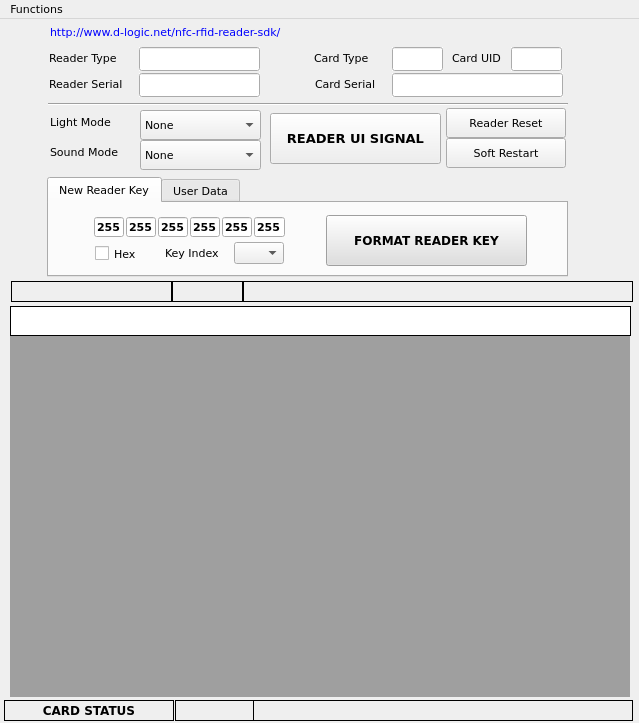
<?xml version="1.0" encoding="UTF-8"?>
<ui version="4.0">
 <class>MainWindow</class>
 <widget class="QMainWindow" name="MainWindow">
  <property name="geometry">
   <rect>
    <x>0</x>
    <y>0</y>
    <width>639</width>
    <height>723</height>
   </rect>
  </property>
  <property name="font">
   <font>
    <family>Verdana</family>
    <pointsize>8</pointsize>
   </font>
  </property>
  <property name="windowTitle">
   <string>uFr Coder Advanced</string>
  </property>
  <property name="autoFillBackground">
   <bool>false</bool>
  </property>
  <property name="tabShape">
   <enum>QTabWidget::Rounded</enum>
  </property>
  <widget class="QWidget" name="centralwidget">
   <widget class="QLabel" name="lblReaderType">
    <property name="geometry">
     <rect>
      <x>49</x>
      <y>31</y>
      <width>80</width>
      <height>16</height>
     </rect>
    </property>
    <property name="text">
     <string>Reader Type</string>
    </property>
   </widget>
   <widget class="QLineEdit" name="txtReaderType">
    <property name="geometry">
     <rect>
      <x>139</x>
      <y>28</y>
      <width>121</width>
      <height>24</height>
     </rect>
    </property>
    <property name="font">
     <font>
      <pointsize>9</pointsize>
      <weight>75</weight>
      <bold>true</bold>
     </font>
    </property>
    <property name="autoFillBackground">
     <bool>true</bool>
    </property>
    <property name="frame">
     <bool>true</bool>
    </property>
    <property name="alignment">
     <set>Qt::AlignCenter</set>
    </property>
    <property name="readOnly">
     <bool>true</bool>
    </property>
   </widget>
   <widget class="QLineEdit" name="txtReaderSerial">
    <property name="geometry">
     <rect>
      <x>139</x>
      <y>54</y>
      <width>121</width>
      <height>24</height>
     </rect>
    </property>
    <property name="font">
     <font>
      <pointsize>9</pointsize>
      <weight>75</weight>
      <bold>true</bold>
     </font>
    </property>
    <property name="autoFillBackground">
     <bool>true</bool>
    </property>
    <property name="alignment">
     <set>Qt::AlignCenter</set>
    </property>
    <property name="readOnly">
     <bool>true</bool>
    </property>
   </widget>
   <widget class="QLabel" name="lblReaderSerial">
    <property name="geometry">
     <rect>
      <x>49</x>
      <y>57</y>
      <width>81</width>
      <height>16</height>
     </rect>
    </property>
    <property name="text">
     <string>Reader Serial</string>
    </property>
   </widget>
   <widget class="QLineEdit" name="txtCardSerial">
    <property name="geometry">
     <rect>
      <x>392</x>
      <y>54</y>
      <width>171</width>
      <height>24</height>
     </rect>
    </property>
    <property name="font">
     <font>
      <pointsize>9</pointsize>
      <weight>75</weight>
      <bold>true</bold>
     </font>
    </property>
    <property name="autoFillBackground">
     <bool>true</bool>
    </property>
    <property name="alignment">
     <set>Qt::AlignCenter</set>
    </property>
    <property name="readOnly">
     <bool>true</bool>
    </property>
   </widget>
   <widget class="QLineEdit" name="txtCardType">
    <property name="geometry">
     <rect>
      <x>392</x>
      <y>28</y>
      <width>51</width>
      <height>24</height>
     </rect>
    </property>
    <property name="font">
     <font>
      <pointsize>9</pointsize>
      <weight>75</weight>
      <bold>true</bold>
     </font>
    </property>
    <property name="autoFillBackground">
     <bool>true</bool>
    </property>
    <property name="alignment">
     <set>Qt::AlignCenter</set>
    </property>
    <property name="readOnly">
     <bool>true</bool>
    </property>
   </widget>
   <widget class="QLabel" name="lblCardType">
    <property name="geometry">
     <rect>
      <x>314</x>
      <y>31</y>
      <width>71</width>
      <height>16</height>
     </rect>
    </property>
    <property name="text">
     <string>Card Type</string>
    </property>
   </widget>
   <widget class="QLabel" name="lblCardSerial">
    <property name="geometry">
     <rect>
      <x>315</x>
      <y>57</y>
      <width>81</width>
      <height>16</height>
     </rect>
    </property>
    <property name="text">
     <string>Card Serial</string>
    </property>
   </widget>
   <widget class="QLabel" name="lblCardUID">
    <property name="geometry">
     <rect>
      <x>452</x>
      <y>31</y>
      <width>61</width>
      <height>16</height>
     </rect>
    </property>
    <property name="text">
     <string>Card UID</string>
    </property>
   </widget>
   <widget class="QLineEdit" name="txtUIDSize">
    <property name="geometry">
     <rect>
      <x>511</x>
      <y>28</y>
      <width>51</width>
      <height>24</height>
     </rect>
    </property>
    <property name="font">
     <font>
      <pointsize>9</pointsize>
      <weight>75</weight>
      <bold>true</bold>
     </font>
    </property>
    <property name="autoFillBackground">
     <bool>true</bool>
    </property>
    <property name="alignment">
     <set>Qt::AlignCenter</set>
    </property>
    <property name="readOnly">
     <bool>true</bool>
    </property>
   </widget>
   <widget class="QLabel" name="lblLightMode">
    <property name="geometry">
     <rect>
      <x>50</x>
      <y>95</y>
      <width>80</width>
      <height>16</height>
     </rect>
    </property>
    <property name="text">
     <string>Light Mode</string>
    </property>
   </widget>
   <widget class="Line" name="line">
    <property name="geometry">
     <rect>
      <x>48</x>
      <y>77</y>
      <width>520</width>
      <height>16</height>
     </rect>
    </property>
    <property name="orientation">
     <enum>Qt::Horizontal</enum>
    </property>
   </widget>
   <widget class="QComboBox" name="cboLightMode">
    <property name="geometry">
     <rect>
      <x>140</x>
      <y>91</y>
      <width>121</width>
      <height>30</height>
     </rect>
    </property>
    <item>
     <property name="text">
      <string>None</string>
     </property>
    </item>
    <item>
     <property name="text">
      <string>Long Green</string>
     </property>
    </item>
    <item>
     <property name="text">
      <string>Long Red</string>
     </property>
    </item>
    <item>
     <property name="text">
      <string>Alternation</string>
     </property>
    </item>
    <item>
     <property name="text">
      <string>Flash</string>
     </property>
    </item>
   </widget>
   <widget class="QLabel" name="lblSoundMode">
    <property name="geometry">
     <rect>
      <x>50</x>
      <y>125</y>
      <width>80</width>
      <height>16</height>
     </rect>
    </property>
    <property name="text">
     <string>Sound Mode</string>
    </property>
   </widget>
   <widget class="QComboBox" name="cboSoundMode">
    <property name="geometry">
     <rect>
      <x>140</x>
      <y>121</y>
      <width>121</width>
      <height>30</height>
     </rect>
    </property>
    <item>
     <property name="text">
      <string>None</string>
     </property>
    </item>
    <item>
     <property name="text">
      <string>Short</string>
     </property>
    </item>
    <item>
     <property name="text">
      <string>Long</string>
     </property>
    </item>
    <item>
     <property name="text">
      <string>Double Short</string>
     </property>
    </item>
    <item>
     <property name="text">
      <string>Tripple Short</string>
     </property>
    </item>
    <item>
     <property name="text">
      <string>Tripplet Melody</string>
     </property>
    </item>
   </widget>
   <widget class="QPushButton" name="btnReaderUISignal">
    <property name="geometry">
     <rect>
      <x>270</x>
      <y>94</y>
      <width>171</width>
      <height>51</height>
     </rect>
    </property>
    <property name="font">
     <font>
      <family>Verdana</family>
      <pointsize>10</pointsize>
      <weight>75</weight>
      <bold>true</bold>
     </font>
    </property>
    <property name="text">
     <string>READER UI SIGNAL</string>
    </property>
   </widget>
   <widget class="QPushButton" name="btnReaderReset">
    <property name="geometry">
     <rect>
      <x>446</x>
      <y>89</y>
      <width>120</width>
      <height>30</height>
     </rect>
    </property>
    <property name="text">
     <string>Reader Reset</string>
    </property>
   </widget>
   <widget class="QPushButton" name="btnSoftRestart">
    <property name="geometry">
     <rect>
      <x>446</x>
      <y>119</y>
      <width>120</width>
      <height>30</height>
     </rect>
    </property>
    <property name="text">
     <string>Soft Restart</string>
    </property>
   </widget>
   <widget class="QTabWidget" name="tabUserDataRKey">
    <property name="geometry">
     <rect>
      <x>47</x>
      <y>158</y>
      <width>521</width>
      <height>100</height>
     </rect>
    </property>
    <property name="font">
     <font>
      <family>Verdana</family>
      <pointsize>8</pointsize>
     </font>
    </property>
    <property name="autoFillBackground">
     <bool>false</bool>
    </property>
    <property name="currentIndex">
     <number>0</number>
    </property>
    <widget class="QWidget" name="tbReaderKey">
     <attribute name="title">
      <string>New Reader Key</string>
     </attribute>
     <widget class="QCheckBox" name="chkHexReaderKey">
      <property name="geometry">
       <rect>
        <x>46</x>
        <y>42</y>
        <width>70</width>
        <height>17</height>
       </rect>
      </property>
      <property name="font">
       <font>
        <family>Verdana</family>
        <pointsize>8</pointsize>
       </font>
      </property>
      <property name="cursor">
       <cursorShape>PointingHandCursor</cursorShape>
      </property>
      <property name="text">
       <string>Hex</string>
      </property>
     </widget>
     <widget class="QPushButton" name="btnFormatReadKey">
      <property name="geometry">
       <rect>
        <x>277</x>
        <y>12</y>
        <width>201</width>
        <height>51</height>
       </rect>
      </property>
      <property name="palette">
       <palette>
        <active>
         <colorrole role="Button">
          <brush brushstyle="SolidPattern">
           <color alpha="255">
            <red>223</red>
            <green>223</green>
            <blue>223</blue>
           </color>
          </brush>
         </colorrole>
         <colorrole role="Base">
          <brush brushstyle="SolidPattern">
           <color alpha="255">
            <red>223</red>
            <green>223</green>
            <blue>223</blue>
           </color>
          </brush>
         </colorrole>
         <colorrole role="Window">
          <brush brushstyle="SolidPattern">
           <color alpha="255">
            <red>223</red>
            <green>223</green>
            <blue>223</blue>
           </color>
          </brush>
         </colorrole>
        </active>
        <inactive>
         <colorrole role="Button">
          <brush brushstyle="SolidPattern">
           <color alpha="255">
            <red>223</red>
            <green>223</green>
            <blue>223</blue>
           </color>
          </brush>
         </colorrole>
         <colorrole role="Base">
          <brush brushstyle="SolidPattern">
           <color alpha="255">
            <red>223</red>
            <green>223</green>
            <blue>223</blue>
           </color>
          </brush>
         </colorrole>
         <colorrole role="Window">
          <brush brushstyle="SolidPattern">
           <color alpha="255">
            <red>223</red>
            <green>223</green>
            <blue>223</blue>
           </color>
          </brush>
         </colorrole>
        </inactive>
        <disabled>
         <colorrole role="Button">
          <brush brushstyle="SolidPattern">
           <color alpha="255">
            <red>223</red>
            <green>223</green>
            <blue>223</blue>
           </color>
          </brush>
         </colorrole>
         <colorrole role="Base">
          <brush brushstyle="SolidPattern">
           <color alpha="255">
            <red>223</red>
            <green>223</green>
            <blue>223</blue>
           </color>
          </brush>
         </colorrole>
         <colorrole role="Window">
          <brush brushstyle="SolidPattern">
           <color alpha="255">
            <red>223</red>
            <green>223</green>
            <blue>223</blue>
           </color>
          </brush>
         </colorrole>
        </disabled>
       </palette>
      </property>
      <property name="font">
       <font>
        <family>Verdana</family>
        <pointsize>9</pointsize>
        <weight>75</weight>
        <bold>true</bold>
       </font>
      </property>
      <property name="cursor">
       <cursorShape>PointingHandCursor</cursorShape>
      </property>
      <property name="autoFillBackground">
       <bool>false</bool>
      </property>
      <property name="styleSheet">
       <string notr="true">background-color: rgb(223, 223, 223);</string>
      </property>
      <property name="text">
       <string>FORMAT READER KEY</string>
      </property>
      <property name="flat">
       <bool>false</bool>
      </property>
     </widget>
     <widget class="QLabel" name="lblKeyIndex">
      <property name="geometry">
       <rect>
        <x>116</x>
        <y>42</y>
        <width>60</width>
        <height>16</height>
       </rect>
      </property>
      <property name="font">
       <font>
        <family>Verdana</family>
        <pointsize>8</pointsize>
       </font>
      </property>
      <property name="text">
       <string>Key Index</string>
      </property>
     </widget>
     <widget class="QLineEdit" name="txtReaderKey5">
      <property name="geometry">
       <rect>
        <x>173</x>
        <y>14</y>
        <width>30</width>
        <height>20</height>
       </rect>
      </property>
      <property name="font">
       <font>
        <family>Verdana</family>
        <pointsize>8</pointsize>
        <weight>75</weight>
        <bold>true</bold>
       </font>
      </property>
      <property name="text">
       <string>255</string>
      </property>
      <property name="maxLength">
       <number>3</number>
      </property>
      <property name="alignment">
       <set>Qt::AlignCenter</set>
      </property>
     </widget>
     <widget class="QLineEdit" name="txtReaderKey6">
      <property name="geometry">
       <rect>
        <x>205</x>
        <y>14</y>
        <width>31</width>
        <height>20</height>
       </rect>
      </property>
      <property name="font">
       <font>
        <family>Verdana</family>
        <pointsize>8</pointsize>
        <weight>75</weight>
        <bold>true</bold>
       </font>
      </property>
      <property name="text">
       <string>255</string>
      </property>
      <property name="maxLength">
       <number>3</number>
      </property>
      <property name="alignment">
       <set>Qt::AlignCenter</set>
      </property>
     </widget>
     <widget class="QLineEdit" name="txtReaderKey3">
      <property name="geometry">
       <rect>
        <x>109</x>
        <y>14</y>
        <width>30</width>
        <height>20</height>
       </rect>
      </property>
      <property name="font">
       <font>
        <family>Verdana</family>
        <pointsize>8</pointsize>
        <weight>75</weight>
        <bold>true</bold>
       </font>
      </property>
      <property name="text">
       <string>255</string>
      </property>
      <property name="maxLength">
       <number>3</number>
      </property>
      <property name="alignment">
       <set>Qt::AlignCenter</set>
      </property>
     </widget>
     <widget class="QLineEdit" name="txtReaderKey1">
      <property name="geometry">
       <rect>
        <x>45</x>
        <y>14</y>
        <width>30</width>
        <height>20</height>
       </rect>
      </property>
      <property name="font">
       <font>
        <family>Verdana</family>
        <pointsize>8</pointsize>
        <weight>75</weight>
        <bold>true</bold>
       </font>
      </property>
      <property name="text">
       <string>255</string>
      </property>
      <property name="maxLength">
       <number>3</number>
      </property>
      <property name="alignment">
       <set>Qt::AlignCenter</set>
      </property>
     </widget>
     <widget class="QLineEdit" name="txtReaderKey4">
      <property name="geometry">
       <rect>
        <x>141</x>
        <y>14</y>
        <width>30</width>
        <height>20</height>
       </rect>
      </property>
      <property name="font">
       <font>
        <family>Verdana</family>
        <pointsize>8</pointsize>
        <weight>75</weight>
        <bold>true</bold>
       </font>
      </property>
      <property name="text">
       <string>255</string>
      </property>
      <property name="maxLength">
       <number>3</number>
      </property>
      <property name="alignment">
       <set>Qt::AlignCenter</set>
      </property>
     </widget>
     <widget class="QLineEdit" name="txtReaderKey2">
      <property name="geometry">
       <rect>
        <x>77</x>
        <y>14</y>
        <width>30</width>
        <height>20</height>
       </rect>
      </property>
      <property name="font">
       <font>
        <family>Verdana</family>
        <pointsize>8</pointsize>
        <weight>75</weight>
        <bold>true</bold>
       </font>
      </property>
      <property name="text">
       <string>255</string>
      </property>
      <property name="maxLength">
       <number>3</number>
      </property>
      <property name="alignment">
       <set>Qt::AlignCenter</set>
      </property>
     </widget>
     <widget class="QComboBox" name="cboKeyIndex">
      <property name="geometry">
       <rect>
        <x>185</x>
        <y>39</y>
        <width>50</width>
        <height>22</height>
       </rect>
      </property>
      <property name="font">
       <font>
        <family>Verdana</family>
        <pointsize>8</pointsize>
        <weight>75</weight>
        <bold>true</bold>
       </font>
      </property>
     </widget>
    </widget>
    <widget class="QWidget" name="tbUserData">
     <attribute name="title">
      <string>User Data</string>
     </attribute>
     <widget class="QLabel" name="lblUserData">
      <property name="geometry">
       <rect>
        <x>20</x>
        <y>10</y>
        <width>80</width>
        <height>16</height>
       </rect>
      </property>
      <property name="text">
       <string>User Data</string>
      </property>
     </widget>
     <widget class="QLineEdit" name="txtUserData">
      <property name="geometry">
       <rect>
        <x>20</x>
        <y>30</y>
        <width>170</width>
        <height>24</height>
       </rect>
      </property>
      <property name="font">
       <font>
        <pointsize>9</pointsize>
        <weight>75</weight>
        <bold>true</bold>
       </font>
      </property>
      <property name="autoFillBackground">
       <bool>false</bool>
      </property>
      <property name="styleSheet">
       <string notr="true">background-color: rgb(221, 221, 221);</string>
      </property>
      <property name="frame">
       <bool>true</bool>
      </property>
      <property name="alignment">
       <set>Qt::AlignCenter</set>
      </property>
      <property name="readOnly">
       <bool>true</bool>
      </property>
     </widget>
     <widget class="QLineEdit" name="txtNewUserData">
      <property name="geometry">
       <rect>
        <x>195</x>
        <y>30</y>
        <width>170</width>
        <height>24</height>
       </rect>
      </property>
      <property name="font">
       <font>
        <pointsize>9</pointsize>
        <weight>75</weight>
        <bold>true</bold>
       </font>
      </property>
      <property name="autoFillBackground">
       <bool>true</bool>
      </property>
      <property name="frame">
       <bool>true</bool>
      </property>
      <property name="alignment">
       <set>Qt::AlignLeading|Qt::AlignLeft|Qt::AlignVCenter</set>
      </property>
      <property name="readOnly">
       <bool>false</bool>
      </property>
     </widget>
     <widget class="QLabel" name="lblNewUserData">
      <property name="geometry">
       <rect>
        <x>195</x>
        <y>10</y>
        <width>91</width>
        <height>16</height>
       </rect>
      </property>
      <property name="text">
       <string>New User Data</string>
      </property>
     </widget>
     <widget class="QPushButton" name="btnSaveUserData">
      <property name="geometry">
       <rect>
        <x>374</x>
        <y>19</y>
        <width>131</width>
        <height>40</height>
       </rect>
      </property>
      <property name="font">
       <font>
        <weight>75</weight>
        <bold>true</bold>
       </font>
      </property>
      <property name="autoFillBackground">
       <bool>true</bool>
      </property>
      <property name="text">
       <string>SAVE USER DATA</string>
      </property>
      <property name="flat">
       <bool>false</bool>
      </property>
     </widget>
    </widget>
   </widget>
   <widget class="QLabel" name="lblCONN">
    <property name="geometry">
     <rect>
      <x>11</x>
      <y>262</y>
      <width>161</width>
      <height>21</height>
     </rect>
    </property>
    <property name="font">
     <font>
      <pointsize>9</pointsize>
      <weight>75</weight>
      <bold>true</bold>
     </font>
    </property>
    <property name="frameShape">
     <enum>QFrame::Box</enum>
    </property>
    <property name="frameShadow">
     <enum>QFrame::Plain</enum>
    </property>
    <property name="text">
     <string/>
    </property>
    <property name="alignment">
     <set>Qt::AlignCenter</set>
    </property>
   </widget>
   <widget class="QLabel" name="lblFnExplain">
    <property name="geometry">
     <rect>
      <x>243</x>
      <y>262</y>
      <width>390</width>
      <height>21</height>
     </rect>
    </property>
    <property name="font">
     <font>
      <pointsize>9</pointsize>
      <weight>50</weight>
      <bold>false</bold>
     </font>
    </property>
    <property name="frameShape">
     <enum>QFrame::Box</enum>
    </property>
    <property name="frameShadow">
     <enum>QFrame::Plain</enum>
    </property>
    <property name="text">
     <string/>
    </property>
    <property name="alignment">
     <set>Qt::AlignCenter</set>
    </property>
   </widget>
   <widget class="QLabel" name="lblFnResult">
    <property name="geometry">
     <rect>
      <x>172</x>
      <y>262</y>
      <width>71</width>
      <height>21</height>
     </rect>
    </property>
    <property name="font">
     <font>
      <pointsize>9</pointsize>
      <weight>50</weight>
      <bold>false</bold>
     </font>
    </property>
    <property name="frameShape">
     <enum>QFrame::Box</enum>
    </property>
    <property name="frameShadow">
     <enum>QFrame::Plain</enum>
    </property>
    <property name="text">
     <string/>
    </property>
    <property name="alignment">
     <set>Qt::AlignCenter</set>
    </property>
   </widget>
   <widget class="QMdiArea" name="mdiArea">
    <property name="geometry">
     <rect>
      <x>10</x>
      <y>288</y>
      <width>620</width>
      <height>390</height>
     </rect>
    </property>
   </widget>
   <widget class="QLabel" name="lblCardStatus">
    <property name="geometry">
     <rect>
      <x>4</x>
      <y>681</y>
      <width>170</width>
      <height>21</height>
     </rect>
    </property>
    <property name="font">
     <font>
      <pointsize>9</pointsize>
      <weight>75</weight>
      <bold>true</bold>
     </font>
    </property>
    <property name="frameShape">
     <enum>QFrame::Box</enum>
    </property>
    <property name="frameShadow">
     <enum>QFrame::Plain</enum>
    </property>
    <property name="text">
     <string>CARD STATUS</string>
    </property>
    <property name="alignment">
     <set>Qt::AlignCenter</set>
    </property>
   </widget>
   <widget class="QLabel" name="lblCardFnExplain">
    <property name="geometry">
     <rect>
      <x>253</x>
      <y>681</y>
      <width>380</width>
      <height>21</height>
     </rect>
    </property>
    <property name="font">
     <font>
      <pointsize>9</pointsize>
      <weight>50</weight>
      <bold>false</bold>
     </font>
    </property>
    <property name="frameShape">
     <enum>QFrame::Box</enum>
    </property>
    <property name="frameShadow">
     <enum>QFrame::Plain</enum>
    </property>
    <property name="text">
     <string/>
    </property>
    <property name="alignment">
     <set>Qt::AlignCenter</set>
    </property>
   </widget>
   <widget class="QLabel" name="lblCardFnResult">
    <property name="geometry">
     <rect>
      <x>175</x>
      <y>681</y>
      <width>79</width>
      <height>21</height>
     </rect>
    </property>
    <property name="font">
     <font>
      <pointsize>9</pointsize>
      <weight>50</weight>
      <bold>false</bold>
     </font>
    </property>
    <property name="frameShape">
     <enum>QFrame::Box</enum>
    </property>
    <property name="frameShadow">
     <enum>QFrame::Plain</enum>
    </property>
    <property name="text">
     <string/>
    </property>
    <property name="alignment">
     <set>Qt::AlignCenter</set>
    </property>
   </widget>
   <widget class="QFrame" name="fCaption">
    <property name="geometry">
     <rect>
      <x>10</x>
      <y>287</y>
      <width>621</width>
      <height>30</height>
     </rect>
    </property>
    <property name="autoFillBackground">
     <bool>false</bool>
    </property>
    <property name="styleSheet">
     <string notr="true">background-color: rgb(255, 255, 255);</string>
    </property>
    <property name="frameShape">
     <enum>QFrame::Box</enum>
    </property>
    <property name="frameShadow">
     <enum>QFrame::Plain</enum>
    </property>
    <widget class="QLineEdit" name="txtCaption">
     <property name="geometry">
      <rect>
       <x>5</x>
       <y>5</y>
       <width>611</width>
       <height>21</height>
      </rect>
     </property>
     <property name="font">
      <font>
       <family>Verdana</family>
       <pointsize>14</pointsize>
       <weight>75</weight>
       <bold>true</bold>
      </font>
     </property>
     <property name="autoFillBackground">
      <bool>false</bool>
     </property>
     <property name="frame">
      <bool>false</bool>
     </property>
     <property name="alignment">
      <set>Qt::AlignCenter</set>
     </property>
     <property name="readOnly">
      <bool>true</bool>
     </property>
    </widget>
   </widget>
   <widget class="QLabel" name="linkLabel">
    <property name="geometry">
     <rect>
      <x>50</x>
      <y>5</y>
      <width>271</width>
      <height>16</height>
     </rect>
    </property>
    <property name="cursor">
     <cursorShape>PointingHandCursor</cursorShape>
    </property>
    <property name="styleSheet">
     <string notr="true">color: rgb(0, 0, 255);</string>
    </property>
    <property name="text">
     <string>http://www.d-logic.net/nfc-rfid-reader-sdk/</string>
    </property>
   </widget>
  </widget>
  <widget class="QMenuBar" name="menubar">
   <property name="geometry">
    <rect>
     <x>0</x>
     <y>0</y>
     <width>639</width>
     <height>21</height>
    </rect>
   </property>
   <property name="styleSheet">
    <string notr="true"/>
   </property>
   <widget class="QMenu" name="menuFunctions">
    <property name="title">
     <string>Functions</string>
    </property>
    <addaction name="actionLinear_Read_Write"/>
    <addaction name="separator"/>
    <addaction name="actionBlock_Read_Write"/>
    <addaction name="actionBlockInSector_Read_Write"/>
    <addaction name="separator"/>
    <addaction name="actionValueBlock_Read_Write"/>
    <addaction name="actionValueBlock_Increment_Decrement"/>
    <addaction name="separator"/>
    <addaction name="actionValueBlockInSector_Read_Write"/>
    <addaction name="actionValueBlockInSector_Increment_Decrement"/>
    <addaction name="separator"/>
    <addaction name="actionSector_Trailer_Write"/>
    <addaction name="actionLinearFormat_Card"/>
    <addaction name="separator"/>
    <addaction name="actionReader_Hardware_Firmvare_version"/>
    <addaction name="separator"/>
    <addaction name="actionView_All"/>
    <addaction name="separator"/>
    <addaction name="actionExit"/>
   </widget>
   <addaction name="menuFunctions"/>
  </widget>
  <action name="actionLinear_Read_Write">
   <property name="text">
    <string>Linear Read/Write</string>
   </property>
  </action>
  <action name="actionBlock_Read_Write">
   <property name="text">
    <string>Block Read/Write</string>
   </property>
  </action>
  <action name="actionBlockInSector_Read_Write">
   <property name="text">
    <string>BlockInSector Read/Write</string>
   </property>
  </action>
  <action name="action">
   <property name="text">
    <string>-</string>
   </property>
  </action>
  <action name="actionValueBlock_Read_Write">
   <property name="text">
    <string>ValueBlock  Read/Write</string>
   </property>
  </action>
  <action name="actionValueBlock_Increment_Decrement">
   <property name="text">
    <string>ValueBlock Increment/Decrement</string>
   </property>
  </action>
  <action name="actionValueBlockInSector_Read_Write">
   <property name="text">
    <string>ValueBlockInSector Read/Write</string>
   </property>
  </action>
  <action name="actionValueBlockInSector_Increment_Decrement">
   <property name="text">
    <string>ValueBlockInSector Increment/Decrement</string>
   </property>
  </action>
  <action name="actionSector_Trailer_Write">
   <property name="text">
    <string>Sector Trailer Write</string>
   </property>
  </action>
  <action name="actionLinearFormat_Card">
   <property name="text">
    <string>LinearFormat Card</string>
   </property>
  </action>
  <action name="actionReader_Hardware_Firmvare_version">
   <property name="text">
    <string>Reader Hardware/Firmvare version</string>
   </property>
  </action>
  <action name="actionExit">
   <property name="text">
    <string>Exit</string>
   </property>
  </action>
  <action name="actionView_All">
   <property name="text">
    <string>View All</string>
   </property>
  </action>
 </widget>
 <resources/>
 <connections/>
</ui>
